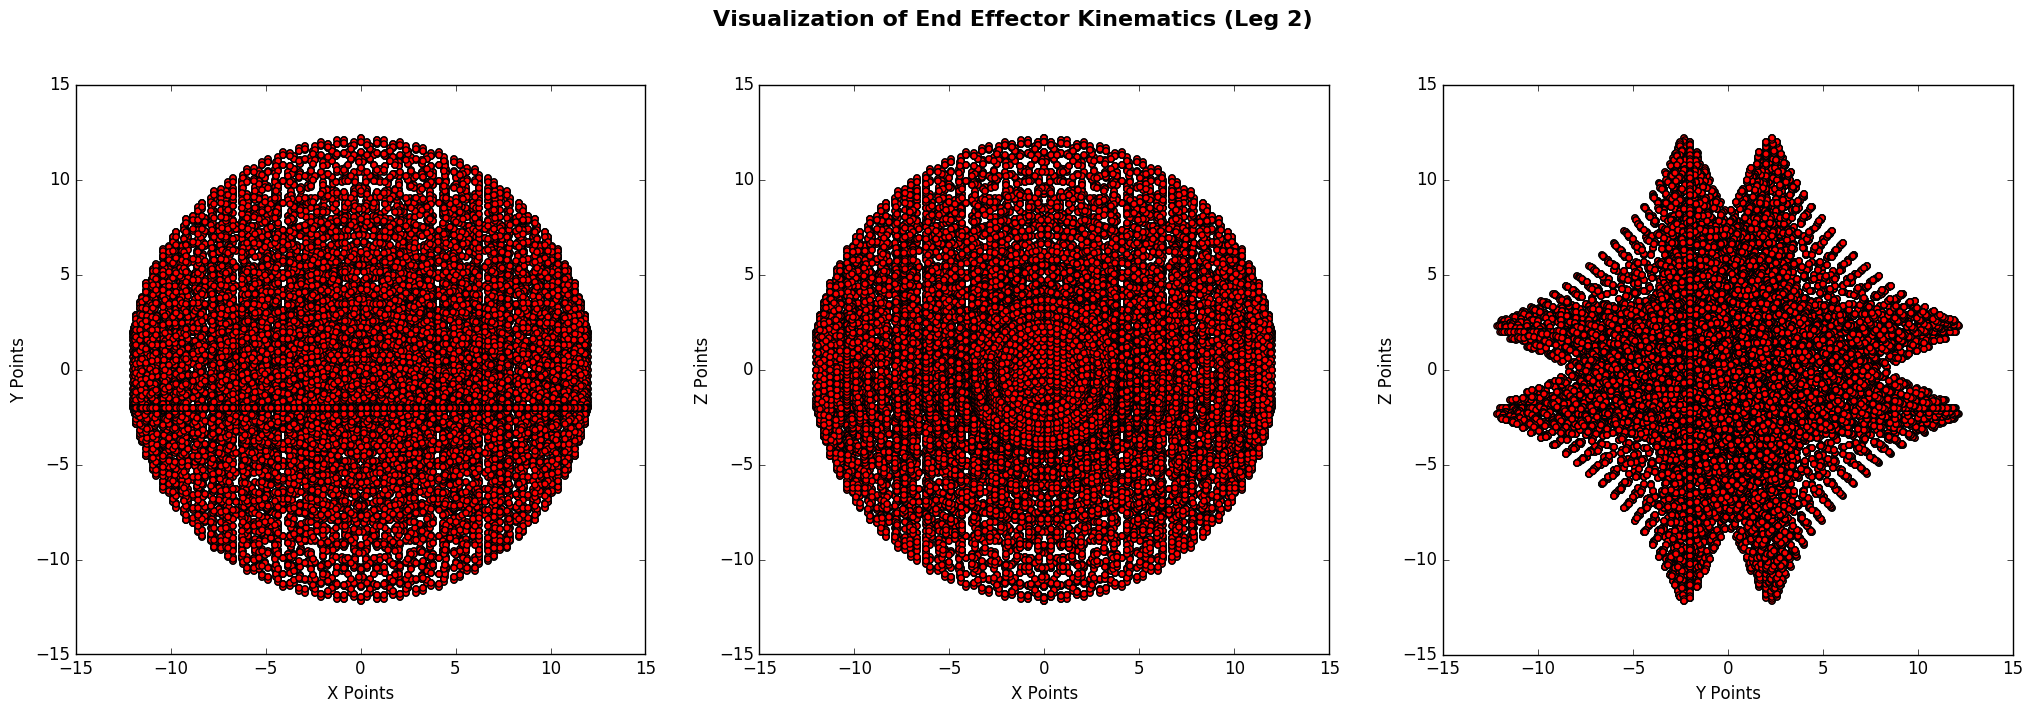

Generate this figure with Python:
import numpy as np
from math import *
import matplotlib.pyplot as plt
from mpl_toolkits.mplot3d import Axes3D


def forward(lengths, angles):
    l1, l2, l3 = lengths
    theta1, theta2, theta3 = angles

    x1 = 0
    y1 = l1 * cos(theta1)
    z1 = -l1 * sin(theta1)

    x2 = x1 + l2 * sin(theta2)
    y2 = y1 - l2 * cos(theta2) * sin(theta1)
    z2 = z1 - l2 * cos(theta2) * cos(theta1)

    x3 = x2 + l3 * sin(theta2 + theta3)
    y3 = y2 - l3 * cos(theta2 + theta3) * sin(theta1)
    z3 = z2 - l3 * cos(theta2 + theta3) * cos(theta1)

    return (x1, y1, z1), (x2, y2, z2), (x3, y3, z3)


def inverse(lengths, target):
    l1, l2, l3 = lengths
    x, y, z = target

    theta1 = atan2(-z, y) - acos(l1 / (y**2 + z**2)**(1/2))

    y1 = l1 * cos(theta1)
    z1 = l1 * sin(theta1)

    theta3 = (l2**2 + l3**2 - x**2 - (y - y1)**2 - (-z - z1)**2) / (2 * l2 * l3)

    if theta3 < -1:
        theta3 = -1
    if theta3 > 1:
        theta3 = 1

    theta3 = pi - acos(theta3)

    theta2 = atan2(x, (-z - z1) / cos(theta1)) - acos((l2**2 - l3**2 + x**2 + (y - y1)**2 + (-z - z1)**2) /
                                                     (2 * l2 * (x**2 + (y - y1)**2 + (-z - z1)**2)**(1/2)))

    return theta1, theta2, theta3


def full_analysis(l1, l2, l3, n):
    d = l2 + l3

    phi = np.random.uniform(0, 2*pi, n)
    costheta = np.random.uniform(-1, 1, n)
    u = np.random.uniform(0, 1, n)

    theta = np.arccos(costheta)
    r = d * u**(1/3)
    x = r * np.sin(theta) * np.cos(phi)
    y = r * np.sin(theta) * np.sin(phi)
    z = r * np.cos(theta)

    x_good, x_bad = [], []
    y_good, y_bad = [], []
    z_good, z_bad = [], []

    for i in range(len(x)):
        try:
            angles = inverse((l1, l2, l3), (x[i], y[i], z[i]))
            f = forward((l1, l2, l3), angles)[2]
            assert(np.linalg.norm(np.array(f) - np.array((x[i], y[i], z[i]))) < 0.0001)
            x_good.append(x[i])
            y_good.append(y[i])
            z_good.append(z[i])
        except:
            x_bad.append(x[i])
            y_bad.append(y[i])
            z_bad.append(z[i])

    fig = plt.figure()
    ax = fig.add_subplot(111, projection='3d')
    ax.set_aspect('equal')
    ax.scatter([-d, d, 0, 0, 0, 0], [0, 0, -d, d, 0, 0], [0, 0, 0, 0, -d, d], alpha=0)
    # ax.scatter(x_good, y_good, z_good, c='g', alpha=0.7)
    ax.scatter(x_bad, y_bad, z_bad, c='r')
    ax.set_xlabel('X Label')
    ax.set_ylabel('Y Label')
    ax.set_zlabel('Z Label')

    fig2 = plt.figure()
    ax1 = fig2.add_subplot(131)
    ax1.set_aspect('equal')
    ax1.scatter(x_good, y_good, c='g', alpha=0.5)
    ax1.scatter(x_bad, y_bad, c='r')
    ax1.set_xlabel('X Points')
    ax1.set_ylabel('Y Points')

    ax2 = fig2.add_subplot(132)
    ax2.set_aspect('equal')
    ax2.scatter(x_good, z_good, c='g', alpha=0.5)
    ax2.scatter(x_bad, z_bad, c='r')
    ax2.set_xlabel('X Points')
    ax2.set_ylabel('Z Points')

    ax3 = fig2.add_subplot(133)
    ax3.set_aspect('equal')
    ax3.scatter(y_good, z_good, c='g', alpha=0.5)
    ax3.scatter(y_bad, z_bad, c='r')
    ax3.set_xlabel('Y Points')
    ax3.set_ylabel('Z Points')

    plt.show()


full_analysis(2, 7, 8, 10000)


def graph():
    x = []
    y = []
    z = []

    for i in range(-180, 190, 10):
        for j in range(-180, 190, 10):
            for k in range(-180, 190, 10):
                f = forward((2, 7, 5), (radians(i), radians(j), radians(k)))
                x.append(f[2][0])
                y.append(f[2][1])
                z.append(f[2][2])

    from mpl_toolkits.mplot3d import Axes3D
    import matplotlib.pyplot as plt

    fig = plt.figure(figsize=(25, 7.5), dpi=80)
    fig.suptitle('Visualization of End Effector Kinematics (Leg 2)', fontsize=16, fontweight='bold')

    ax1 = plt.subplot(131)
    ax1.set_aspect('equal')
    ax1.scatter(x, y, c='r')
    ax1.set_xlabel('X Points')
    ax1.set_ylabel('Y Points')

    ax2 = plt.subplot(132)
    ax2.set_aspect('equal')
    ax2.scatter(x, z, c='r')
    ax2.set_xlabel('X Points')
    ax2.set_ylabel('Z Points')

    ax3 = plt.subplot(133)
    ax3.set_aspect('equal')
    ax3.scatter(y, z, c='r')
    ax3.set_xlabel('Y Points')
    ax3.set_ylabel('Z Points')

    fig.savefig('leg2.png', bbox_inches='tight')

    plt.show()
